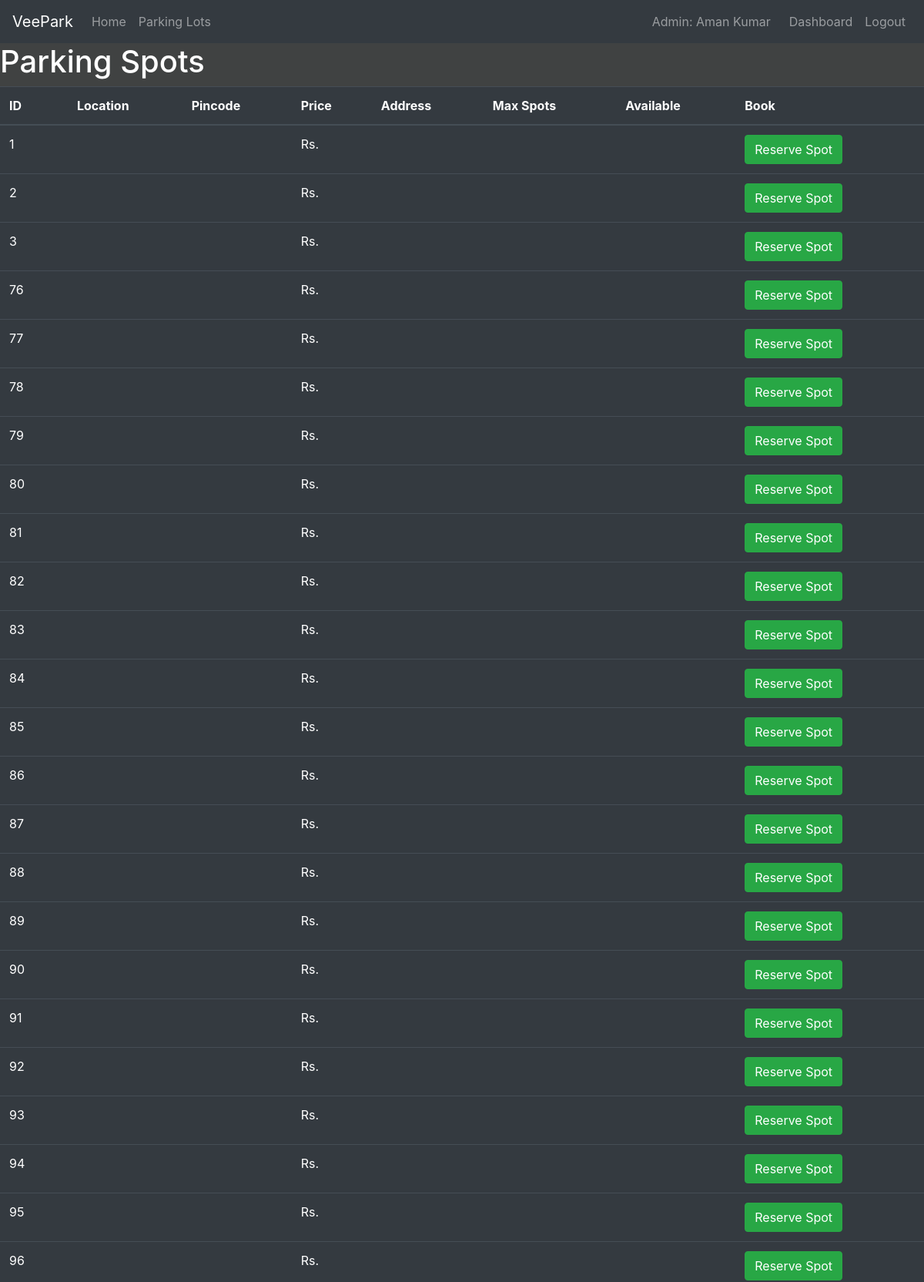
/parkingspots (signed in, upper part), run on the app's committed database.
### models/models.py (models this page shows, shortened)
class ParkingSpot(db.Model):
    __tablename__ = 'parking_spot'
    id=db.Column(db.Integer(), primary_key=True)
    lotid=db.Column(db.Integer(), db.ForeignKey('parking_lot.id'), nullable=False)
    status = db.Column(db.String(5), default="A")
    veichleNumber=db.Column(db.String(20), nullable=True)

### controllers/controllers.py (the view)
@controllers.route('/parkingspots')
def parking_spots():
    if not session.get('user_id'):
        flash('Please login to view parking spots.', 'warning')
        return redirect(url_for('controllers.login'))
    spots = ParkingSpot.query.all()
    return render_template('parking_spots.html', spots=spots)

### templates/parking_spots.html (shortened to what this page needs)
{% extends 'index.html' %}
{% block content %}
<h1>Parking Spots</h1>
<table class="table table-hover table-dark">
  <thead>
    <tr>
    <th scope="col">ID</th>
    <th scope="col">Location</th>
    <th scope="col">Pincode</th>
    <th scope="col">Price</th>
    <th scope="col">Address</th>
    <th scope="col">Max Spots</th>
    <th scope="col">Available</th>
    <th scope="'col">Book</th>
    </tr>
  </thead>
  <tbody>
    {% for spot in spots %}
    <tr>
      <td>{{spot.id}}</td>
      <td>{{spot.location}}</td>
      <td>{{spot.pincode}}</td>
      <td>Rs. {{spot.price}}</td>
      <td>{{spot.address}}</td>
      <td>{{spot.max_spots}}</td>
      <td>{{spot.available}}</td>
      <td>
        <button class="btn btn-outline btn-success">Reserve Spot</button>
      </td>
    </tr>
    {% endfor %}
  </tbody>
</table>
{% endblock %}

### templates/index.html (style rules this page uses)
body { background-color: #404242; color:white }

### data on the page
ParkingSpot: id "1"
ParkingSpot: id "2"
ParkingSpot: id "3"
ParkingSpot: id "76"
ParkingSpot: id "77"
ParkingSpot: id "78"
ParkingSpot: id "79"
ParkingSpot: id "80"
ParkingSpot: id "81"
ParkingSpot: id "82"
ParkingSpot: id "83"
ParkingSpot: id "84"
ParkingSpot: id "85"
ParkingSpot: id "86"
ParkingSpot: id "87"
ParkingSpot: id "88"
ParkingSpot: id "89"
ParkingSpot: id "90"
ParkingSpot: id "91"
ParkingSpot: id "92"
ParkingSpot: id "93"
ParkingSpot: id "94"
ParkingSpot: id "95"
ParkingSpot: id "96"

### other printed values
{{ session.get('user_fullname', 'Admin') }} "Aman Kumar"
